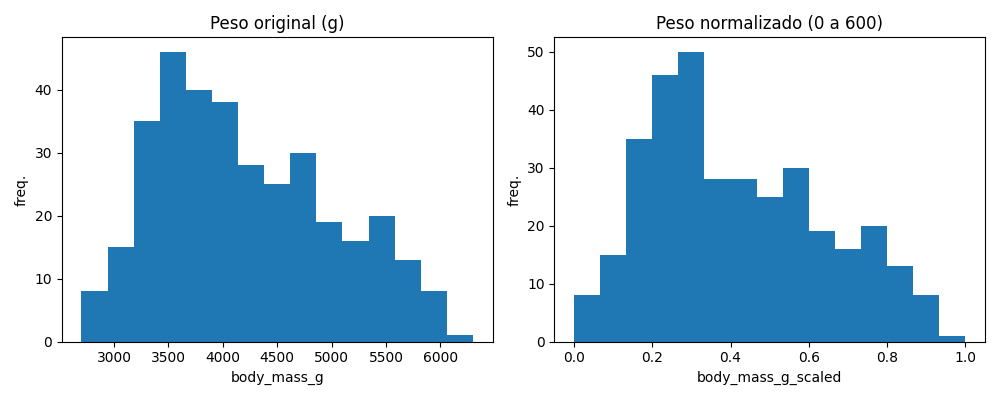

Source code (Python):
import seaborn as sns
from sklearn.preprocessing import MinMaxScaler
import matplotlib.pyplot as plt

penguins = sns.load_dataset("penguins")
X = penguins[["body_mass_g"]].dropna()

scaler = MinMaxScaler(feature_range=(0, 1))
X_scaled = scaler.fit_transform(X)

penguins_scaled = X.copy()
penguins_scaled["body_mass_g_scaled"] = X_scaled

fig, ax = plt.subplots(1, 2, figsize=(10, 4))

ax[0].hist(X["body_mass_g"], bins=15)
ax[0].set_title("Peso original (g)")
ax[0].set_xlabel("body_mass_g"); ax[0].set_ylabel("freq.")

ax[1].hist(penguins_scaled["body_mass_g_scaled"], bins=15)
ax[1].set_title("Peso normalizado (0 a 600)")
ax[1].set_xlabel("body_mass_g_scaled"); ax[1].set_ylabel("freq.")

plt.tight_layout()
plt.savefig("ex7.png")
